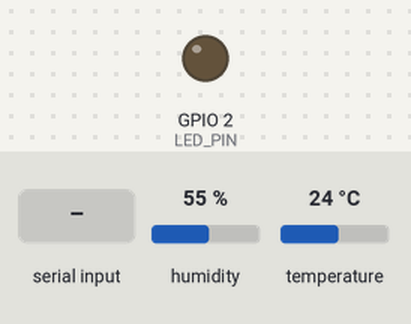
Simulated run of this sketch. Board: ESP32. On the bench: output pins drawn as LEDs (lit = HIGH). The test bench sets the inputs (shaded band); at power-on: humidity 55 %, temperature 24 °C. Nothing arrives over Bluetooth unless stated; what the sketch prints to the serial monitor is not drawn.

Above: at 2.8 s.
2.9 s: "1" received over the second serial link
At 4.7 s:
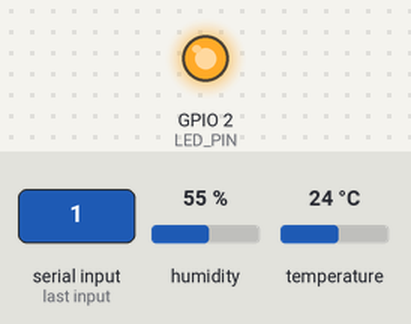
5.6 s: "0" received over the second serial link
At 7.1 s:
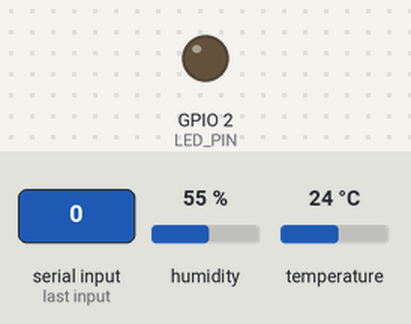
Timing chart, 0 to 8.6 s (numbered marks = the images above; inputs shaded):
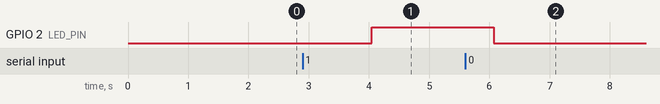

Measured:
- after the input at 2.9 s, GPIO 2 (LED_PIN): LOW → HIGH after 1.1 s
- after the input at 5.6 s, GPIO 2 (LED_PIN): HIGH → LOW after 0.47 s

The sketch:

week8.ino
```cpp
#include <BluetoothSerial.h>
#include <DHT.h>

#define DHT11_PIN 21
#define DHTTYPE   DHT11
#define LED_PIN   2   // GPIO2 for external LED

String device_name = "ESP32 G5 Aplha";

BluetoothSerial SerialBT;
DHT dht11(DHT11_PIN, DHTTYPE);

#if !defined(CONFIG_BT_ENABLED) || !defined(CONFIG_BLUEDROID_ENABLED)
#error Bluetooth not enabled in this ESP32
#endif

void setup() {
  Serial.begin(9600);
  SerialBT.begin(device_name);

  dht11.begin();

  pinMode(LED_PIN, OUTPUT);
  digitalWrite(LED_PIN, LOW);

  Serial.println("ESP32 ready. Pair via Bluetooth.");
}

void loop() {
  // ---- Bluetooth LED Control ----
  if (SerialBT.available()) {
    char cmd = SerialBT.read();

    if (cmd == '1') {
      digitalWrite(LED_PIN, HIGH);
      SerialBT.println("LED ON");
    }
    else if (cmd == '0') {
      digitalWrite(LED_PIN, LOW);
      SerialBT.println("LED OFF");
    }
  }

  // ---- DHT11 readings ----
  float humi  = dht11.readHumidity();
  float tempC = dht11.readTemperature();
  float tempF = dht11.readTemperature(true);

  if (!isnan(humi) && !isnan(tempC)) {
    SerialBT.print("Humidity: ");
    SerialBT.print(humi);
    SerialBT.print("%  |  Temp: ");
    SerialBT.print(tempC);
    SerialBT.print("°C / ");
    SerialBT.print(tempF);
    SerialBT.println("°F");
  } else {
    SerialBT.println("Failed to read from DHT11");
  }

  delay(2000);
}
```
